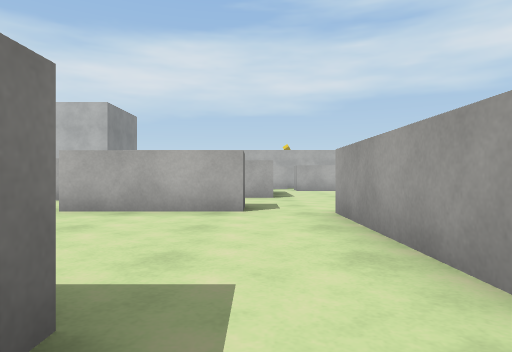
view 1 (above)

23 first-person views from a walk through a Unity game level. The camera is 0.58 m above the floor, looks level and sees 75° across. Doors are open. The floor is counted in squares, 1 m on a side. Each view is taken from the middle of a square. On the plan, view 1 faces up. The plan holds only what a view shows up to about 9 squares ahead; the rest is blank. The place goes on beyond the plan. The player character is not drawn. Surface patterns are stand-ins for the level's own textures.

view 2
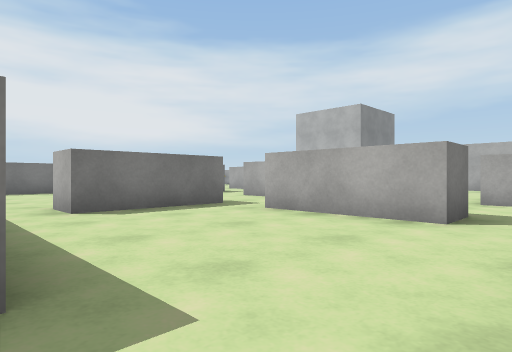

view 3
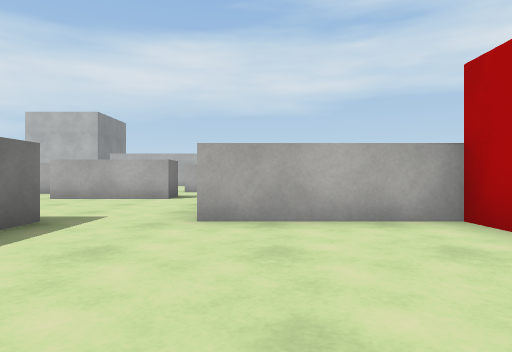

view 4
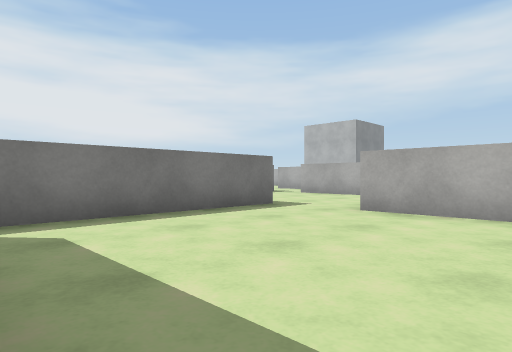

view 5
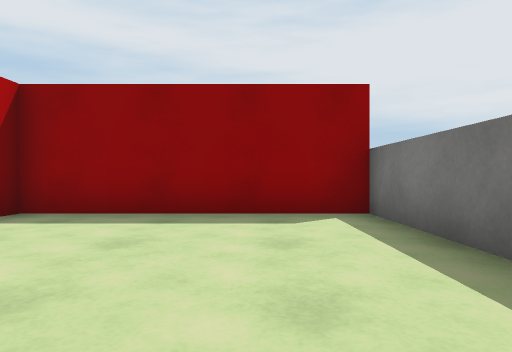

view 6
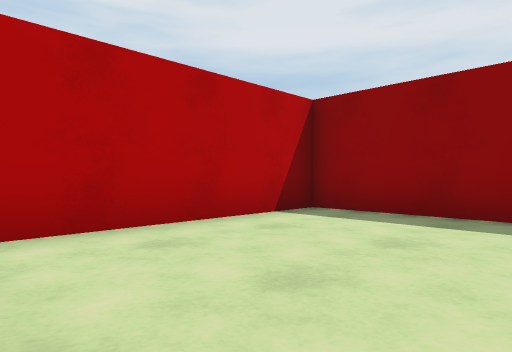

view 7
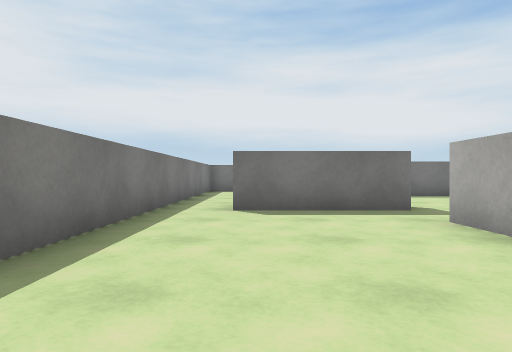

view 8
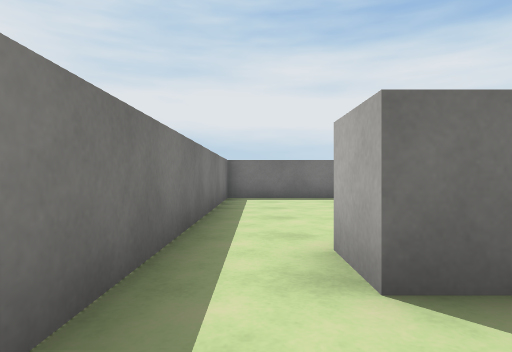

view 9
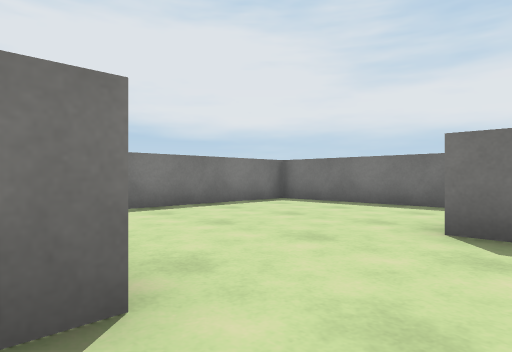

view 10
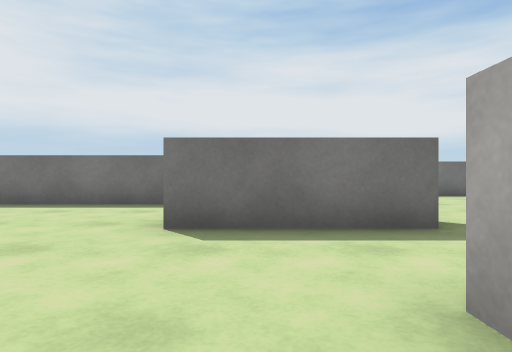

view 11
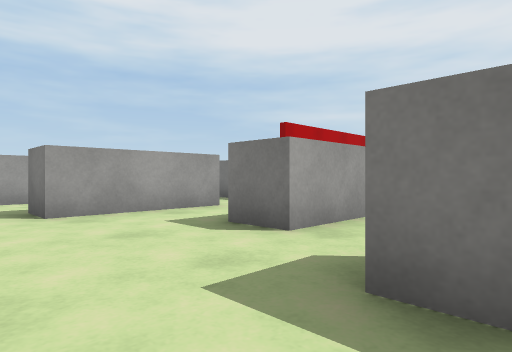

view 12
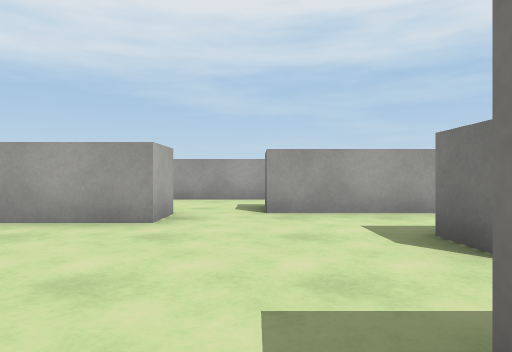

view 13
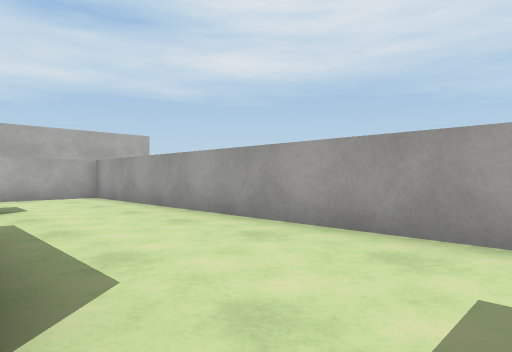

view 14
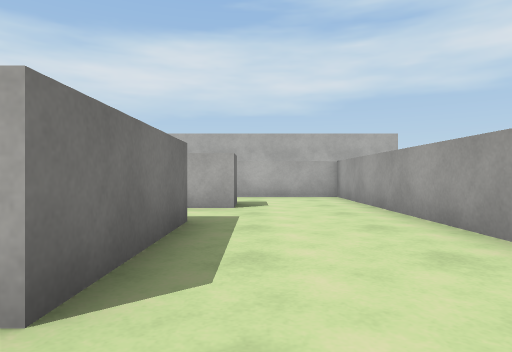

view 15
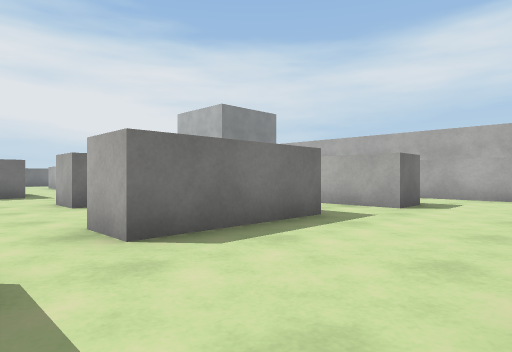

view 16
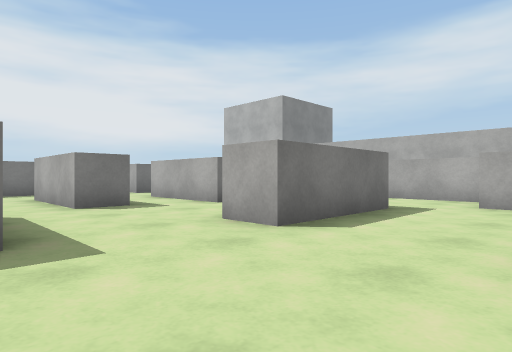

view 17
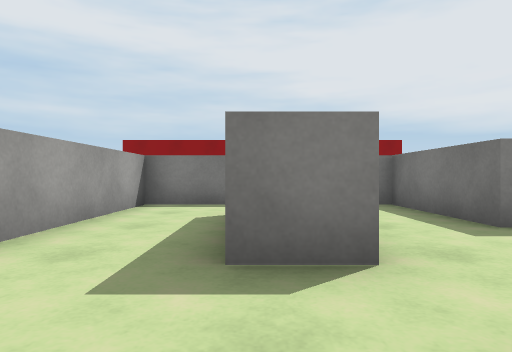

view 18
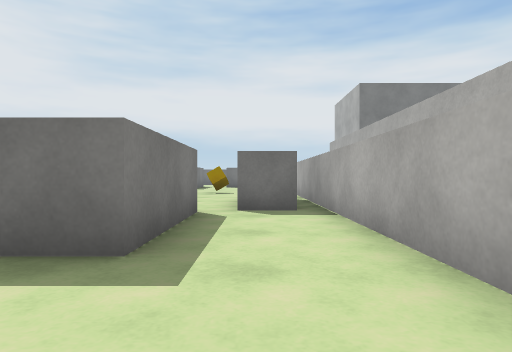

view 19
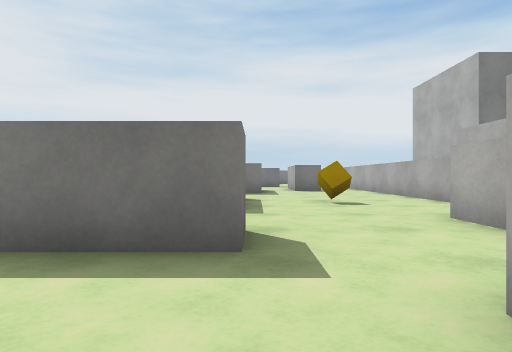

view 20
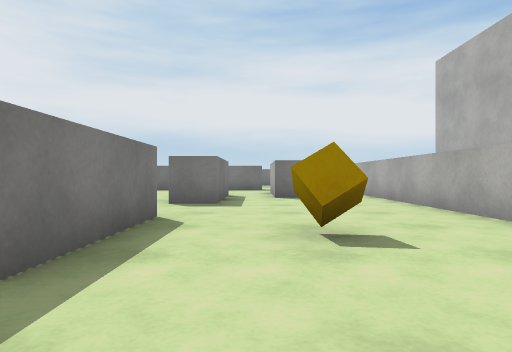

view 21
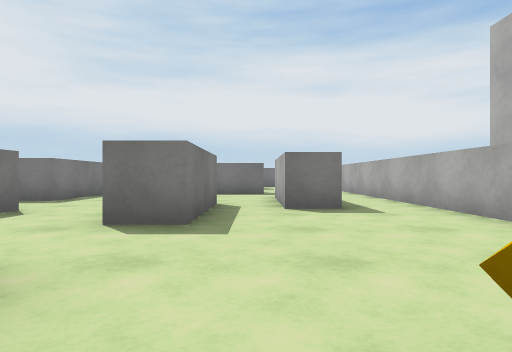

view 22
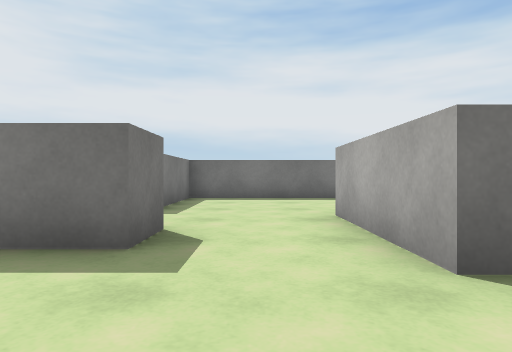

view 23
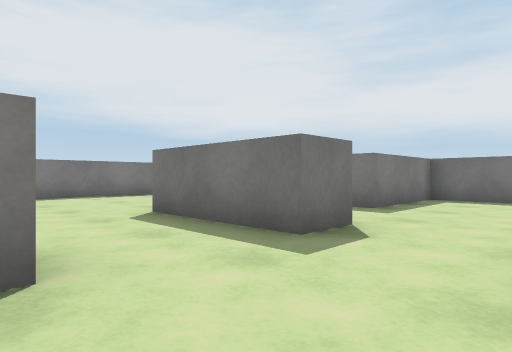

### Floor plan
Points are (right, up) in squares from view 1. A wall is a line through its corners. A room is listed if a view was taken in it or the views show most of it. See-through windows are left out.
Room 1 (views 1, 2, 3, 4, 5, 6)
walls: (-0.7, 1.2) (-0.7, -4.2) (4.6, -4.2) (4.6, 1.3) (1.2, 1.3)
ways out: opening at (0.5, 1.5) to room 2
Room 2 (views 7, 8)
walls: (-4.4, 1.3) (-1.2, 1.3); (-0.2, 5.4) (-3.2, 5.4); (1.3, 1.6) (1.3, 5.2); (-4.6, 5.6) (-4.6, 2.6)
ways out: opening at (0.5, 1.5) to room 1; opening at (-4, 6) to room 3; opening at (0.5, 5) to room 3; opening at (-5, 2) to room 6
Room 3 (views 9, 10, 11, 12, 13, 14, 15, 16, 17, 18)
walls: (0.5, 8.9) (-0.6, 8.9); (1.3, 5.2) (2.2, 5.2) (2.2, 3.5); (4.1, 11.4) (4.1, 8.3) (3.1, 8.3); (-0.9, 6.4) (-0.2, 6.4) (-0.2, 5.4); (4.2, 3.8) (4.2, 6.8) (5.2, 6.8); (1.5, 14.1) (4.6, 14.1) (4.6, 13.1); (5.5, 2.2) (7.3, 2.2) (7.3, 16.3) (1.6, 16.3); (-3.4, 9) (-3.4, 7.9) (-5.5, 7.9); (1.4, 15.8) (1.4, 14.7); (-5.6, 5.6) (-5.1, 5.6)
ways out: opening at (-4, 6) to room 2; opening at (0.5, 5) to room 2; opening at (-4.5, 10) to room 4; opening at (-1.5, 11) to room 4; opening at (1, 16) to room 4; opening at (1.5, 8.5) to room 4; opening at (3.5, 12) to room 4; opening at (-5, 6.5) to room 6; opening at (3.5, 4.5); opening at (5, 3)
Room 4 (views 19, 20, 21, 22, 23)
walls: (-2.8, 10.6) (-5.1, 10.6); (-0.5, 11.9) (0.5, 11.9) (0.5, 8.9); (-5.8, 11.6) (-2.8, 11.6); (-4.2, 16.3) (-8.6, 16.3); (1.4, 14.7) (-1.6, 14.7); (1.6, 16.3) (-1.9, 16.3); (-9.9, 14.6) (-9.9, 13.5); (4.6, 13.1) (1.5, 13.1); (3.1, 8.3) (3.1, 10.2); (-10.9, 12.2) (-8, 12.2) (-8, 11.2)
ways out: opening at (-4.5, 10) to room 3; opening at (-1.5, 11) to room 3; opening at (1, 16) to room 3; opening at (1.5, 8.5) to room 3; opening at (3.5, 12) to room 3; opening at (-10, 13) to room 5; opening at (-6.5, 10.5) to room 5; opening at (-9.5, 15.5)
objects: cube (-4, 14)
Room 5 (no view inside)
walls: (-9.8, 9) (-8.6, 9) (-8.6, 7.6); (-8, 11.2) (-10.9, 11.2); (-9.9, 13.5) (-12.9, 13.5); (-14.8, 12.1) (-14.8, 8.3) (-11.8, 8.3) (-11.8, 7.5)
ways out: opening at (-10, 13) to room 4; opening at (-6.5, 10.5) to room 4; opening at (-10.5, 5.5) to room 6; opening at (-7.5, 8) to room 6
Room 6 (no view inside)
walls: (-8.6, 7.6) (-8.6, 5.9); (-4.6, 2.6) (-5.6, 2.6); (-11.8, 5.2) (-11.8, 1.3) (-4.4, 1.3); (-5.5, 7.9) (-6.5, 7.9)
ways out: opening at (-5, 2) to room 2; opening at (-5, 6.5) to room 3; opening at (-10.5, 5.5) to room 5; opening at (-7.5, 8) to room 5

Positions as (right, up) in squares from view 1, and headings:
1: (0, 0), facing up
2: (1, 1), facing up-left
3: (2, -3), facing up
4: (4, -4), facing up-left
5: (1, 1), facing down
6: (1, 1), facing down-right
7: (1, 3), facing left
8: (-3, 2), facing left
9: (-5, 7), facing down-left
10: (-5, 7), facing left
11: (-1, 8), facing down-right
12: (-1, 7), facing right
13: (4, 7), facing up-right
14: (5, 7), facing up
15: (7, 7), facing up-left
16: (3, 6), facing up-left
17: (5, 9), facing down
18: (7, 15), facing left
19: (3, 12), facing left
20: (-1, 13), facing left
21: (-4, 13), facing left
22: (-6, 10), facing left
23: (-6, 11), facing down-left
